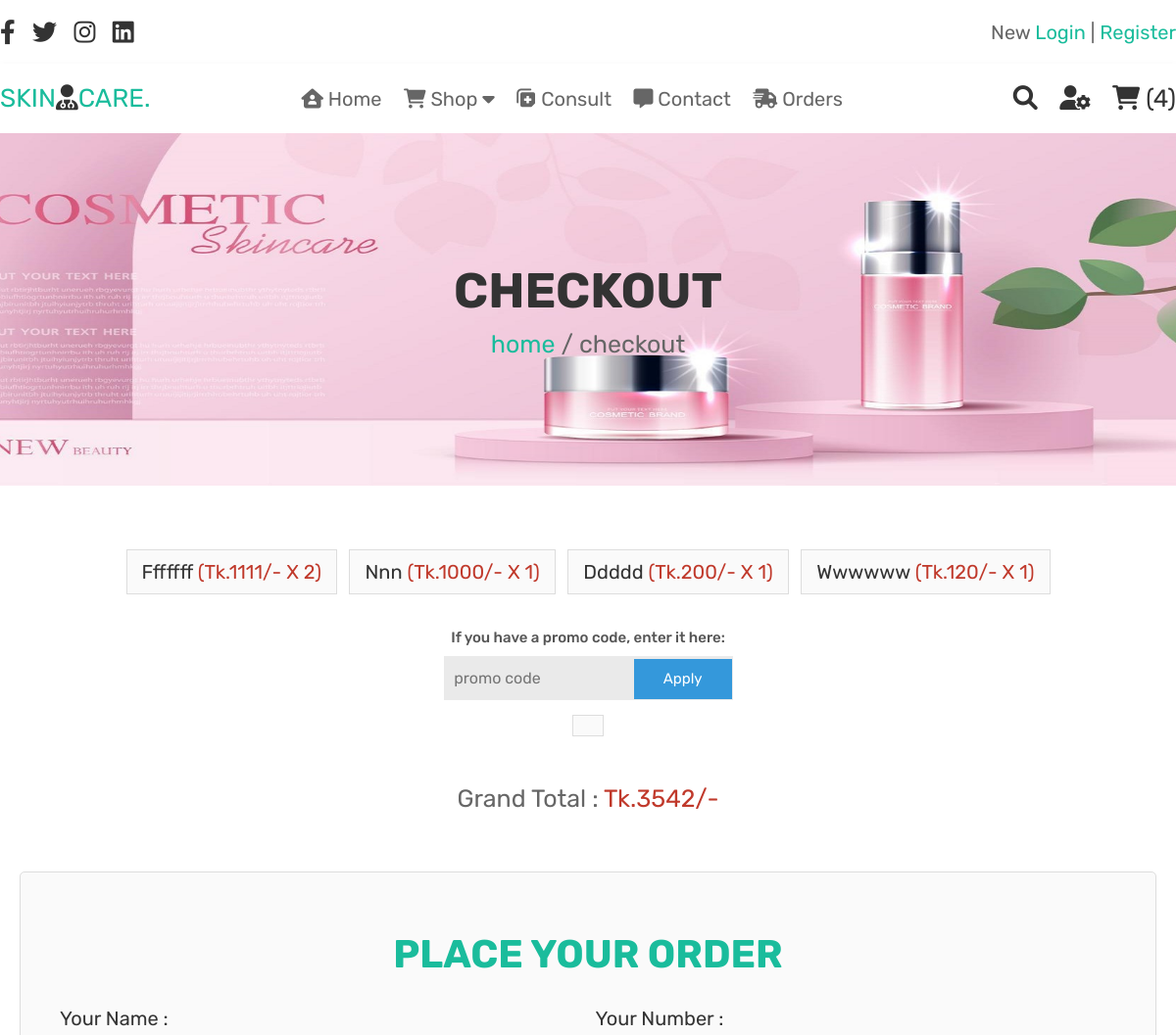
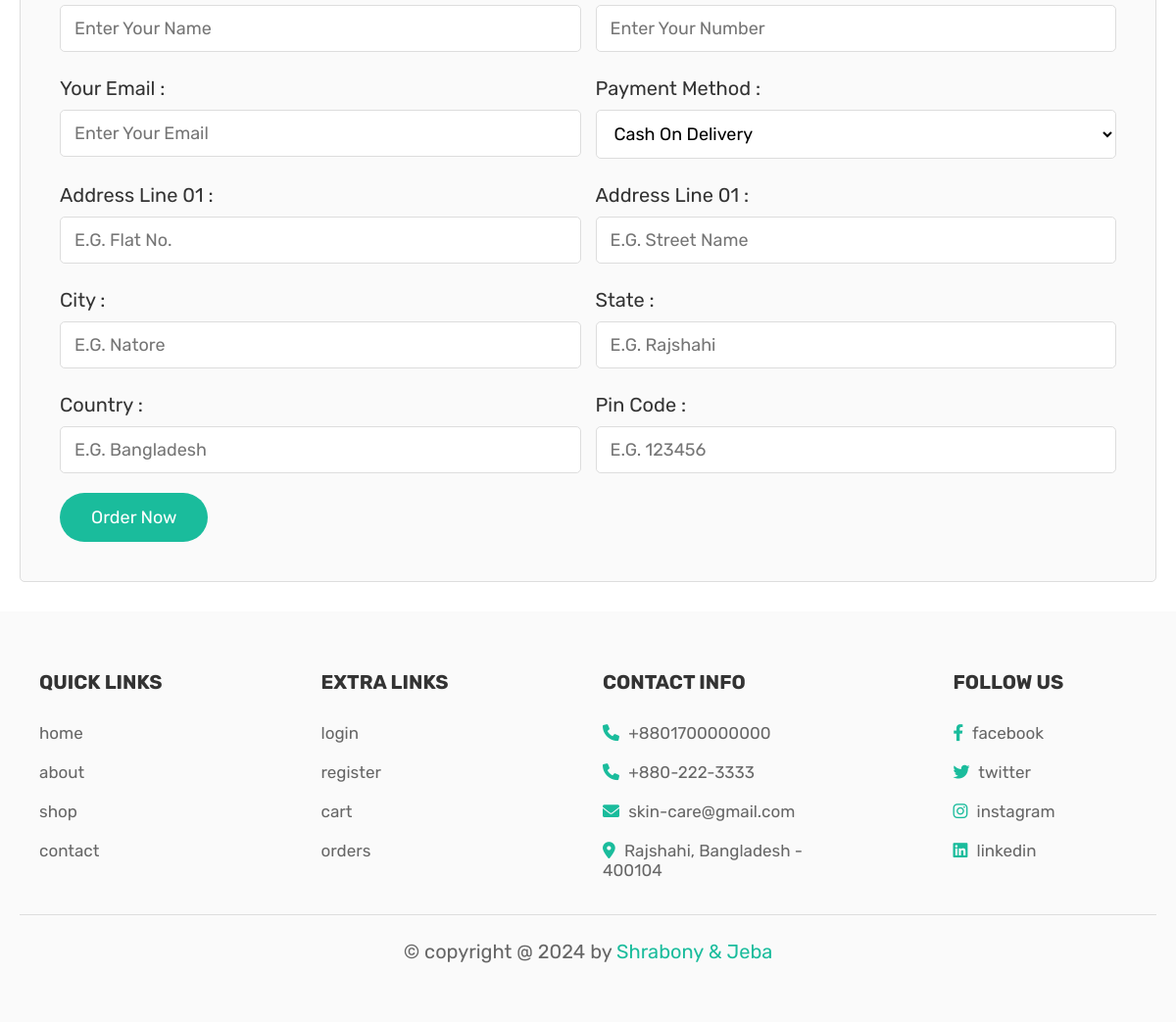
The page /checkout.php (signed in) on the database its author committed (2 pictures, top to bottom).
### tables this page shows
CREATE TABLE `cart` (
  `id` int(100) NOT NULL,
  `user_id` int(100) NOT NULL,
  `name` varchar(100) NOT NULL,
  `price` int(100) NOT NULL,
  `quantity` int(100) NOT NULL,
  `image` varchar(100) NOT NULL
);

### checkout.php (the view, shortened to what this page needs)
<?php
include 'config.php';
$user_id = $_SESSION['user_id'];
$grand_total = 0;
$promo_message = '';
$select_cart = mysqli_query($conn, "SELECT * FROM `cart` WHERE user_id = '$user_id'") or die('query failed');
if(mysqli_num_rows($select_cart) > 0){
   while($fetch_cart = mysqli_fetch_assoc($select_cart)){
      $total_price = ($fetch_cart['price'] * $fetch_cart['quantity']);
      $grand_total += $total_price;
   }
}
?>
<!DOCTYPE html>
<html lang="en">
<head>
   <link rel="stylesheet" href="https://cdnjs.cloudflare.com/ajax/libs/font-awesome/6.0.0/css/all.min.css">
   <link rel="stylesheet" href="css/style.css">
</head>
<body>
<?php include 'header.php'; ?>
<div class="heading">
   <h3>checkout</h3>
   <p> <a href="home.php">home</a> / checkout </p>
</div>
<section class="display-order">
   <?php
      $select_cart = mysqli_query($conn, "SELECT * FROM `cart` WHERE user_id = '$user_id'") or die('query failed');
      if(mysqli_num_rows($select_cart) > 0){
         while($fetch_cart = mysqli_fetch_assoc($select_cart)){
   ?>
   <p> <?php echo $fetch_cart['name']; ?> <span>(<?php echo 'Tk.'.$fetch_cart['price'].'/-'.' x '. $fetch_cart['quantity']; ?>)</span> </p>
   <?php
         }
      }else{
         echo '<p class="empty">your cart is empty</p>';
      }
   ?>
   <div class="cartitems-promocode">
       <span>If you have a promo code, enter it here:</span>
       <form method="post">
           <div class="cartitems-promobox">
               <input type="text" name="promo_code" placeholder="promo code" required />
               <button type="submit" name="apply_promo">Apply</button>
           </div>
           <p><?php echo $promo_message; ?></p>
       </form>
   </div>
   <div class="grand-total"> grand total : <span>Tk.<?php echo $grand_total > 0 ? $grand_total : '0'; ?>/-</span> </div>
</section>
<section class="checkout">
<form action="" method="post">
      <h3>place your order</h3>
      <div class="flex">
         <div class="inputBox">
            <span>your name :</span>
            <input type="text" name="name" required placeholder="Enter your name">
         </div>
         <div class="inputBox">
            <span>your number :</span>
            <input type="number" name="number" required placeholder="Enter your number">
         </div>
         <div class="inputBox">
            <span>your email :</span>
            <input type="email" name="email" required placeholder="Enter your email">
         </div>
         <div class="inputBox">
            <span>Payment method :</span>
            <select name="method">
               <option value="cash on delivery">cash on delivery</option>
            </select>
         </div>
         <div class="inputBox">
            <span>Address line 01 :</span>
            <input type="number" min="0" name="flat" required placeholder="E.g. flat no.">
         </div>
         <div class="inputBox">
            <span>Address line 01 :</span>
            <input type="text" name="street" required placeholder="E.g. street name">
         </div>
         <div class="inputBox">
            <span>City :</span>
            <input type="text" name="city" required placeholder="E.g. Natore">
         </div>
         <div class="inputBox">
            <span>state :</span>
            <input type="text" name="state" required placeholder="E.g. Rajshahi">
         </div>
         <div class="inputBox">
            <span>Country :</span>
            <input type="text" name="country" required placeholder="E.g. Bangladesh">
         </div>
         <div class="inputBox">
            <span>Pin code :</span>
            <input type="number" min="0" name="pin_code" required placeholder="E.g. 123456">
         </div>
      </div>
      <input type="submit" value="order now" class="btn" name="order_btn">
   </form>
</section>
<?php include 'footer.php'; ?>
</body>
</html>

### css/style.css (style rules this page uses)
:root { --green-sea:#1abc9c; --red:#c0392b; --blue:#3498db; --black:#333; --white:#fff; --light-color:#666; --light-white:#ccc; --light-bg:#fafafa; --border:.1rem solid #ddd; --box-shadow:0 .5rem 1rem rgba(0,0,0,.1); }
* { font-family: 'Rubik', sans-serif; margin:0; padding:0; box-sizing: border-box; outline: none; border:none; text-decoration: none; transition:all .2s linear; }
html { font-size: 62.5%; overflow-x: hidden; }
section { padding:3rem 2rem; }
.btn, .option-btn, .delete-btn, .white-btn { display: inline-block; margin-top: 1rem; padding:1.4rem 3.2rem; cursor: pointer; color:var(--white); font-size: 1.8rem; border-radius: 2.5rem; text-transform: capitalize; }
.white-btn, .btn { background-color: var(--green-sea); }
.heading { min-height: 45vh; display: flex; flex-flow: column; align-items: center; justify-content: center; gap:1rem; background: url(../images/heading-bg.webp) no-repeat; background-size: cover; background-position: top center; text-align: center; }
.heading h3 { font-size: 5rem; color:var(--black); text-transform: uppercase; }
.heading p { font-size: 2.5rem; color:var(--light-color); }
.heading p a { color:var(--green-sea); }
.display-order { max-width: 1200px; margin: 3rem auto; text-align: center; padding-bottom: 0; }
.display-order p { background-color: var(--light-bg); color:var(--black); font-size: 2rem; padding:1rem 1.5rem; border:var(--border); display: inline-block; margin:.5rem; text-transform: capitalize; }
.display-order p span { color:var(--red); }
.display-order .grand-total { margin-top: 2rem; font-size: 2.5rem; color:var(--light-color); text-transform: capitalize; }
.display-order .grand-total span { color:var(--red); }
.checkout form { max-width: 1200px; padding:4rem; margin:0 auto; border:var(--border); background-color: var(--light-bg); border-radius: .5rem; }
.checkout form h3 { text-align: center; margin-top: 2rem; margin-bottom: 3rem; color:var(--green-sea); text-transform: uppercase; font-size: 4rem; }
.checkout form .flex { display: flex; flex-wrap: wrap; gap:1.5rem; }
.checkout form .flex .inputBox { flex:1 1 40rem; }
.checkout form .flex span { font-size: 2rem; color:var(--black); text-transform: capitalize; }
.checkout form .flex select, .checkout form .flex input { border:var(--border); width: 100%; border-radius: .5rem; width: 100%; background-color: var(--white); padding:1.2rem 1.4rem; font-size: 1.8rem; margin:1rem 0; text-transform: capitalize; }
.cartitems-promocode { flex: 1; font-size: 1.5rem; margin-left: 0; font-weight: 500; margin-top: 30px; margin-bottom: 40px; }
.cartitems-promocode span { color: #555; }
.cartitems-promobox { width: 295px; margin: 10px auto; padding-left: 10px; height: 45px; background-color: #eaeaea; }
.cartitems-promobox input { border: none; outline: none; background: transparent; font-size: 16px; width: 180px; height: 45px; }
.cartitems-promobox button { width: 100px; height: 41px; font-size: 15px; background:var(--blue); color: white; cursor: pointer; }

### rows shown on the page
cart: name "Fffffff", price "1111", quantity "2"
cart: name "Nnn", price "1000", quantity "1"
cart: name "Ddddd", price "200", quantity "1"
cart: name "Wwwwww", price "120", quantity "1"

### other values the page prints
$cart_rows_number "4"
$grand_total "3542"
